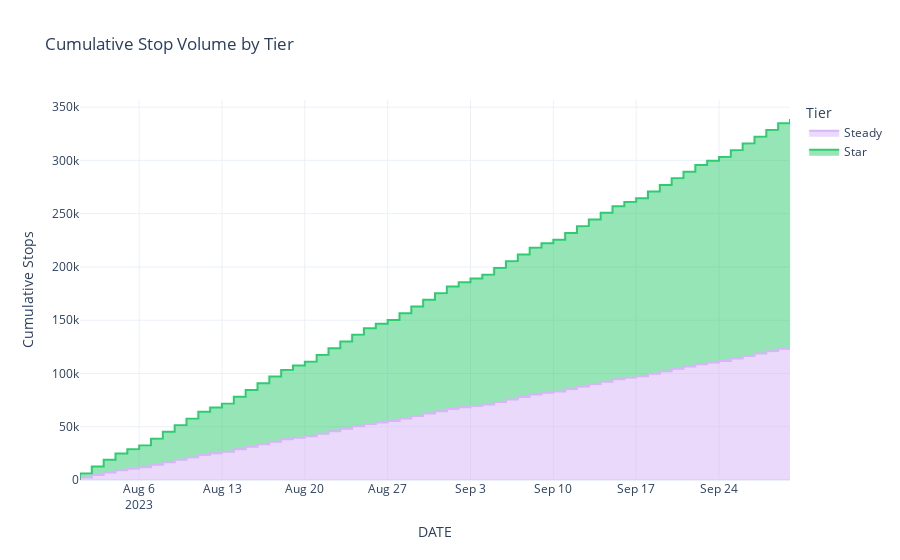

This figure's notebook cell:
### Code cell
# 26. Cumulative stop volume by tier
cumulative_tier = daily_tier.copy()
cumulative_tier = cumulative_tier.sort_values("DATE")
cumulative_tier["cumulative_stops"] = cumulative_tier.groupby("Tier", observed=False)["stop_events"].cumsum()

fig_cumulative = px.area(
    cumulative_tier,
    x="DATE",
    y="cumulative_stops",
    color="Tier",
    color_discrete_map=tier_colors,
    title="Cumulative Stop Volume by Tier"
)
fig_cumulative.update_layout(yaxis_title="Cumulative Stops", template="plotly_white")
fig_cumulative.show()

### Figure 1 — Plotly figure (JSON) as saved in the notebook; plotly's stock layout.template omitted (floating-point values rounded to 4 significant figures; data arrays with more than 128 entries replaced by an {"elided": "..."} marker saying what was removed)
{"data": [{"fillpattern": {"shape": ""}, "hovertemplate": "Tier=Steady<br>DATE=%{x}<br>cumulative_stops=%{y}<extra></extra>", "legendgroup": "Steady", "line": {"color": "#D8B4F8"}, "marker": {"symbol": "circle"}, "mode": "lines", "name": "Steady", "orientation": "v", "showlegend": true, "stackgroup": "1", "type": "scatter", "x": {"elided": "3180 str values"}, "xaxis": "x", "y": {"elided": "3180 int values"}, "yaxis": "y"}, {"fillpattern": {"shape": ""}, "hovertemplate": "Tier=Star<br>DATE=%{x}<br>cumulative_stops=%{y}<extra></extra>", "legendgroup": "Star", "line": {"color": "#2ECC71"}, "marker": {"symbol": "circle"}, "mode": "lines", "name": "Star", "orientation": "v", "showlegend": true, "stackgroup": "1", "type": "scatter", "x": {"elided": "5720 str values"}, "xaxis": "x", "y": {"elided": "5720 int values"}, "yaxis": "y"}], "layout": {"legend": {"title": {"text": "Tier"}, "tracegroupgap": 0}, "title": {"text": "Cumulative Stop Volume by Tier"}, "xaxis": {"anchor": "y", "domain": [0, 1], "title": {"text": "DATE"}}, "yaxis": {"anchor": "x", "domain": [0, 1], "title": {"text": "Cumulative Stops"}}}}
